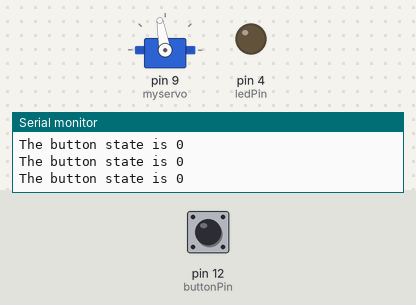
The sketch below on a simulated Arduino Uno, built with avr-gcc and run on an emulated ATmega328P. Parts: servo, output pins drawn as LEDs (lit = HIGH), the last lines printed to the serial monitor. The inputs (shaded band) are chosen by the test bench; at power-on: pin 12 (buttonPin) LOW.

Above: at 6.8 s.
6.9 s: pin 12 (buttonPin) pulled HIGH for 3 s
At 9.7 s:
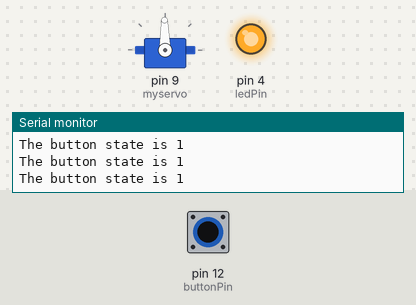
11.4 s: pin 12 (buttonPin) driven HIGH
At 13.3 s:
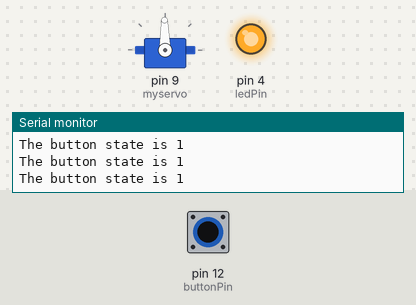
19.1 s: pin 12 (buttonPin) driven LOW
At 20.4 s:
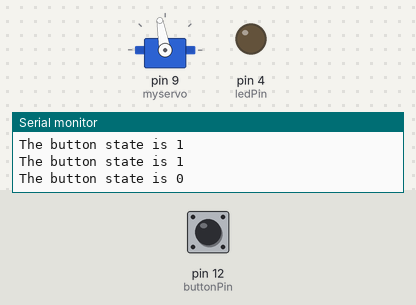
Timing chart, 0 to 22.1 s (numbered marks = the images above; inputs shaded):
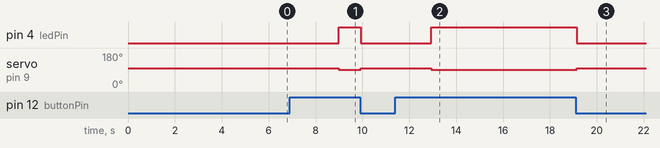

The sketch:

mousetrap_20121117c.ino
```cpp
/* First try on a mousetrap - basically receive signal from a switch/photocell/something, and activate a servo certain amount */

#include <Servo.h>
Servo myservo;

const int buttonPin = 12;
const int ledPin = 4;
int buttonState = 0;
boolean trapSprung = false;

void setup(){
  pinMode(buttonPin, INPUT);
  pinMode(ledPin, OUTPUT);
  Serial.begin(9600);
  myservo.attach(9);
}

void loop(){
  buttonState = digitalRead(buttonPin);
  Serial.print("The button state is ");
  Serial.println(buttonState);
  // delay(100);

  if(buttonState == 1) {
    //light led
    digitalWrite(ledPin, HIGH);
    myservo.write(91);
  }
  if (buttonState == 0) {
    // set trap
    digitalWrite(ledPin, LOW);
    myservo.write(100);
    delay(3000); // simulate move the motor for three seconds
  }
}
```

Measured:
- after the input at 6.9 s, pin 4 (ledPin): LOW → HIGH after 2.1 s, → LOW 0.94 s later; servo on pin 9 (myservo): 100° → 91° after 2.1 s, → 100° 0.94 s later
- after the input at 11.4 s, pin 4 (ledPin): LOW → HIGH after 1.5 s; servo on pin 9 (myservo): 100° → 91° after 1.5 s
- after the input at 19.1 s, pin 4 (ledPin): HIGH → LOW at once; servo on pin 9 (myservo): 91° → 100° at once
